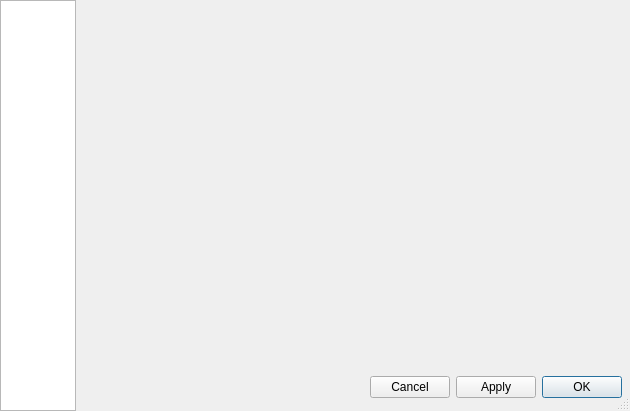
<?xml version="1.0" encoding="UTF-8"?>
<ui version="4.0">
 <class>WengoConfigDialog</class>
 <widget class="QDialog" name="WengoConfigDialog">
  <property name="geometry">
   <rect>
    <x>0</x>
    <y>0</y>
    <width>630</width>
    <height>411</height>
   </rect>
  </property>
  <property name="sizePolicy">
   <sizepolicy hsizetype="Preferred" vsizetype="Preferred">
    <horstretch>0</horstretch>
    <verstretch>0</verstretch>
   </sizepolicy>
  </property>
  <property name="windowTitle">
   <string>VoxOx - Configuration</string>
  </property>
  <property name="sizeGripEnabled">
   <bool>true</bool>
  </property>
  <layout class="QGridLayout" name="gridLayout_5">
   <property name="margin">
    <number>0</number>
   </property>
   <item row="0" column="0" rowspan="4">
    <widget class="QListWidget" name="listWidget">
     <property name="sizePolicy">
      <sizepolicy hsizetype="Preferred" vsizetype="Expanding">
       <horstretch>0</horstretch>
       <verstretch>0</verstretch>
      </sizepolicy>
     </property>
     <property name="palette">
      <palette>
       <active>
        <colorrole role="WindowText">
         <brush brushstyle="SolidPattern">
          <color alpha="255">
           <red>255</red>
           <green>255</green>
           <blue>255</blue>
          </color>
         </brush>
        </colorrole>
        <colorrole role="Text">
         <brush brushstyle="SolidPattern">
          <color alpha="255">
           <red>255</red>
           <green>255</green>
           <blue>255</blue>
          </color>
         </brush>
        </colorrole>
        <colorrole role="ButtonText">
         <brush brushstyle="SolidPattern">
          <color alpha="255">
           <red>255</red>
           <green>255</green>
           <blue>255</blue>
          </color>
         </brush>
        </colorrole>
        <colorrole role="Shadow">
         <brush brushstyle="SolidPattern">
          <color alpha="255">
           <red>105</red>
           <green>105</green>
           <blue>105</blue>
          </color>
         </brush>
        </colorrole>
        <colorrole role="HighlightedText">
         <brush brushstyle="SolidPattern">
          <color alpha="255">
           <red>255</red>
           <green>255</green>
           <blue>255</blue>
          </color>
         </brush>
        </colorrole>
        <colorrole role="ToolTipText">
         <brush brushstyle="SolidPattern">
          <color alpha="255">
           <red>255</red>
           <green>255</green>
           <blue>255</blue>
          </color>
         </brush>
        </colorrole>
       </active>
       <inactive>
        <colorrole role="WindowText">
         <brush brushstyle="SolidPattern">
          <color alpha="255">
           <red>255</red>
           <green>255</green>
           <blue>255</blue>
          </color>
         </brush>
        </colorrole>
        <colorrole role="Text">
         <brush brushstyle="SolidPattern">
          <color alpha="255">
           <red>255</red>
           <green>255</green>
           <blue>255</blue>
          </color>
         </brush>
        </colorrole>
        <colorrole role="ButtonText">
         <brush brushstyle="SolidPattern">
          <color alpha="255">
           <red>255</red>
           <green>255</green>
           <blue>255</blue>
          </color>
         </brush>
        </colorrole>
        <colorrole role="Shadow">
         <brush brushstyle="SolidPattern">
          <color alpha="255">
           <red>105</red>
           <green>105</green>
           <blue>105</blue>
          </color>
         </brush>
        </colorrole>
        <colorrole role="HighlightedText">
         <brush brushstyle="SolidPattern">
          <color alpha="255">
           <red>255</red>
           <green>255</green>
           <blue>255</blue>
          </color>
         </brush>
        </colorrole>
        <colorrole role="ToolTipText">
         <brush brushstyle="SolidPattern">
          <color alpha="255">
           <red>255</red>
           <green>255</green>
           <blue>255</blue>
          </color>
         </brush>
        </colorrole>
       </inactive>
       <disabled>
        <colorrole role="WindowText">
         <brush brushstyle="SolidPattern">
          <color alpha="255">
           <red>120</red>
           <green>120</green>
           <blue>120</blue>
          </color>
         </brush>
        </colorrole>
        <colorrole role="Text">
         <brush brushstyle="SolidPattern">
          <color alpha="255">
           <red>120</red>
           <green>120</green>
           <blue>120</blue>
          </color>
         </brush>
        </colorrole>
        <colorrole role="ButtonText">
         <brush brushstyle="SolidPattern">
          <color alpha="255">
           <red>120</red>
           <green>120</green>
           <blue>120</blue>
          </color>
         </brush>
        </colorrole>
        <colorrole role="Shadow">
         <brush brushstyle="SolidPattern">
          <color alpha="255">
           <red>255</red>
           <green>255</green>
           <blue>255</blue>
          </color>
         </brush>
        </colorrole>
        <colorrole role="HighlightedText">
         <brush brushstyle="SolidPattern">
          <color alpha="255">
           <red>255</red>
           <green>255</green>
           <blue>255</blue>
          </color>
         </brush>
        </colorrole>
        <colorrole role="ToolTipText">
         <brush brushstyle="SolidPattern">
          <color alpha="255">
           <red>255</red>
           <green>255</green>
           <blue>255</blue>
          </color>
         </brush>
        </colorrole>
       </disabled>
      </palette>
     </property>
     <property name="frameShape">
      <enum>QFrame::StyledPanel</enum>
     </property>
     <property name="frameShadow">
      <enum>QFrame::Sunken</enum>
     </property>
     <property name="showDropIndicator" stdset="0">
      <bool>false</bool>
     </property>
     <property name="selectionBehavior">
      <enum>QAbstractItemView::SelectRows</enum>
     </property>
     <property name="iconSize">
      <size>
       <width>32</width>
       <height>32</height>
      </size>
     </property>
     <property name="batchSize">
      <number>100</number>
     </property>
     <property name="selectionRectVisible">
      <bool>true</bool>
     </property>
    </widget>
   </item>
   <item row="0" column="1" colspan="2">
    <spacer name="verticalSpacer">
     <property name="orientation">
      <enum>Qt::Vertical</enum>
     </property>
     <property name="sizeType">
      <enum>QSizePolicy::Fixed</enum>
     </property>
     <property name="sizeHint" stdset="0">
      <size>
       <width>548</width>
       <height>1</height>
      </size>
     </property>
    </spacer>
   </item>
   <item row="1" column="1" colspan="2">
    <layout class="QGridLayout" name="gridLayout_4">
     <item row="0" column="0">
      <layout class="QGridLayout" name="gridLayout_3">
       <item row="0" column="0">
        <widget class="QLabel" name="titleIcon">
         <property name="minimumSize">
          <size>
           <width>24</width>
           <height>24</height>
          </size>
         </property>
         <property name="maximumSize">
          <size>
           <width>24</width>
           <height>24</height>
          </size>
         </property>
         <property name="text">
          <string/>
         </property>
        </widget>
       </item>
       <item row="1" column="0">
        <spacer name="verticalSpacer_2">
         <property name="orientation">
          <enum>Qt::Vertical</enum>
         </property>
         <property name="sizeType">
          <enum>QSizePolicy::Preferred</enum>
         </property>
         <property name="sizeHint" stdset="0">
          <size>
           <width>20</width>
           <height>17</height>
          </size>
         </property>
        </spacer>
       </item>
      </layout>
     </item>
     <item row="0" column="1">
      <layout class="QGridLayout" name="gridLayout">
       <property name="topMargin">
        <number>4</number>
       </property>
       <property name="verticalSpacing">
        <number>2</number>
       </property>
       <item row="0" column="0" colspan="2">
        <widget class="QLabel" name="titleLabel">
         <property name="text">
          <string/>
         </property>
        </widget>
       </item>
       <item row="0" column="2">
        <spacer name="horizontalSpacer">
         <property name="orientation">
          <enum>Qt::Horizontal</enum>
         </property>
         <property name="sizeHint" stdset="0">
          <size>
           <width>158</width>
           <height>23</height>
          </size>
         </property>
        </spacer>
       </item>
       <item row="1" column="0" colspan="3">
        <widget class="QLabel" name="lblHr">
         <property name="minimumSize">
          <size>
           <width>515</width>
           <height>1</height>
          </size>
         </property>
         <property name="maximumSize">
          <size>
           <width>515</width>
           <height>1</height>
          </size>
         </property>
         <property name="pixmap">
          <pixmap resource="../../../../resources/wengophone.qrc">:/pics/config/fadingHr.png</pixmap>
         </property>
        </widget>
       </item>
       <item row="2" column="0">
        <widget class="QLabel" name="lblDescription">
         <property name="text">
          <string/>
         </property>
        </widget>
       </item>
       <item row="2" column="1" colspan="2">
        <spacer name="horizontalSpacer_2">
         <property name="orientation">
          <enum>Qt::Horizontal</enum>
         </property>
         <property name="sizeHint" stdset="0">
          <size>
           <width>158</width>
           <height>8</height>
          </size>
         </property>
        </spacer>
       </item>
      </layout>
     </item>
    </layout>
   </item>
   <item row="2" column="2">
    <widget class="QStackedWidget" name="stackedWidget">
     <property name="sizePolicy">
      <sizepolicy hsizetype="Expanding" vsizetype="Preferred">
       <horstretch>0</horstretch>
       <verstretch>0</verstretch>
      </sizepolicy>
     </property>
    </widget>
   </item>
   <item row="3" column="1" colspan="2">
    <layout class="QGridLayout" name="gridLayout_2">
     <property name="rightMargin">
      <number>8</number>
     </property>
     <property name="bottomMargin">
      <number>10</number>
     </property>
     <item row="0" column="0">
      <spacer>
       <property name="orientation">
        <enum>Qt::Horizontal</enum>
       </property>
       <property name="sizeHint" stdset="0">
        <size>
         <width>101</width>
         <height>28</height>
        </size>
       </property>
      </spacer>
     </item>
     <item row="0" column="2">
      <widget class="QPushButton" name="saveButton">
       <property name="text">
        <string>Apply</string>
       </property>
      </widget>
     </item>
     <item row="0" column="3">
      <widget class="QPushButton" name="okButton">
       <property name="text">
        <string>OK</string>
       </property>
       <property name="default">
        <bool>true</bool>
       </property>
      </widget>
     </item>
     <item row="0" column="1">
      <widget class="QPushButton" name="cancelButton">
       <property name="text">
        <string>Cancel</string>
       </property>
      </widget>
     </item>
    </layout>
   </item>
  </layout>
 </widget>
 <resources>
  <include location="../../../../resources/wengophone.qrc"/>
  <include location="../../../../resources/wengophone.qrc"/>
  <include location="../../../../resources/wengophone.qrc"/>
  <include location="../../../../resources/wengophone.qrc"/>
  <include location="../../../../resources/wengophone.qrc"/>
  <include location="../../../../resources/wengophone.qrc"/>
  <include location="../../../../resources/wengophone.qrc"/>
  <include location="../../../../resources/wengophone.qrc"/>
  <include location="../../../../resources/wengophone.qrc"/>
  <include location="../../../../resources/wengophone.qrc"/>
  <include location="../../../../resources/wengophone.qrc"/>
  <include location="../../../../resources/wengophone.qrc"/>
  <include location="../../../../resources/wengophone.qrc"/>
  <include location="../../../../resources/wengophone.qrc"/>
 </resources>
 <connections/>
</ui>
